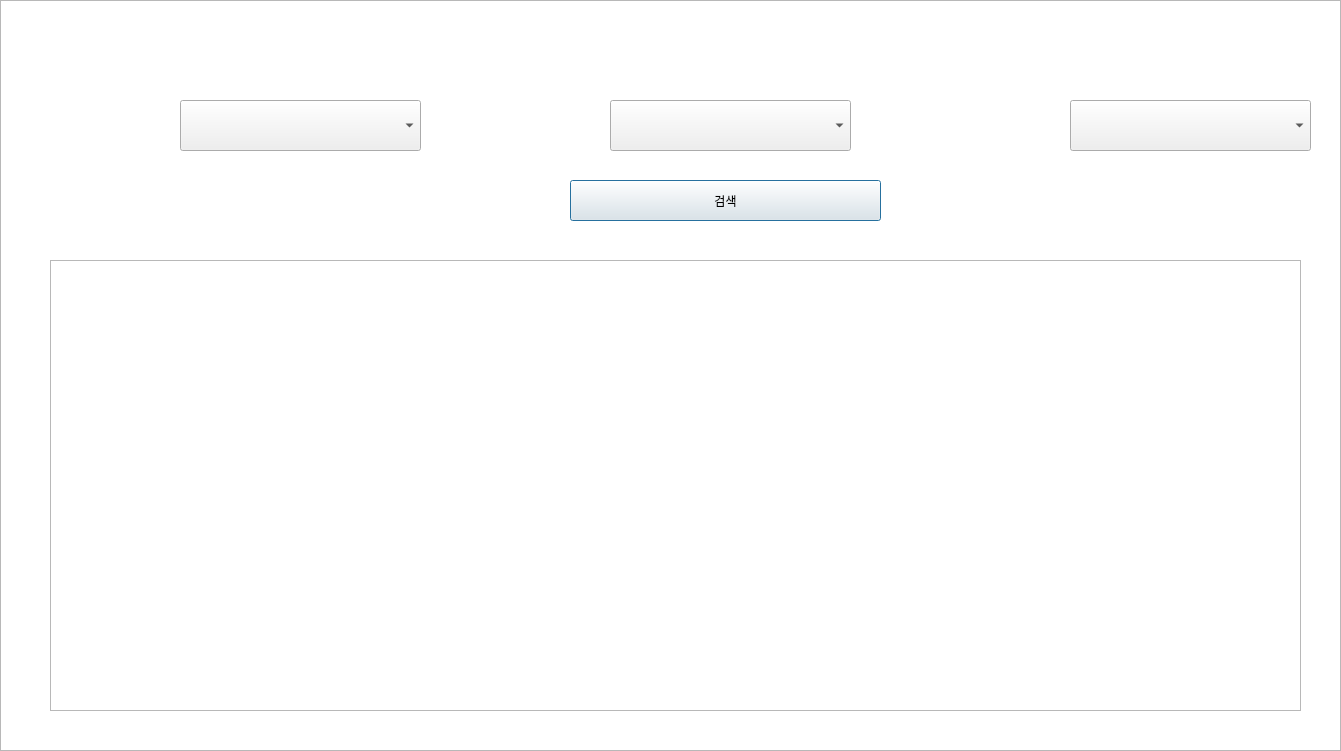
<?xml version="1.0" encoding="UTF-8"?>
<ui version="4.0">
 <class>search</class>
 <widget class="QDialog" name="search">
  <property name="geometry">
   <rect>
    <x>0</x>
    <y>0</y>
    <width>1341</width>
    <height>751</height>
   </rect>
  </property>
  <property name="minimumSize">
   <size>
    <width>1341</width>
    <height>751</height>
   </size>
  </property>
  <property name="maximumSize">
   <size>
    <width>1341</width>
    <height>751</height>
   </size>
  </property>
  <property name="windowTitle">
   <string>Dialog</string>
  </property>
  <widget class="QGraphicsView" name="graphicsView">
   <property name="geometry">
    <rect>
     <x>0</x>
     <y>0</y>
     <width>1341</width>
     <height>751</height>
    </rect>
   </property>
   <property name="minimumSize">
    <size>
     <width>1341</width>
     <height>751</height>
    </size>
   </property>
   <property name="maximumSize">
    <size>
     <width>1341</width>
     <height>751</height>
    </size>
   </property>
   <property name="styleSheet">
    <string notr="true">background-image: url(:/background/KakaoTalk_20200921_163222539.png);</string>
   </property>
  </widget>
  <widget class="QComboBox" name="D_LEADER">
   <property name="geometry">
    <rect>
     <x>180</x>
     <y>100</y>
     <width>241</width>
     <height>51</height>
    </rect>
   </property>
  </widget>
  <widget class="QLabel" name="label">
   <property name="geometry">
    <rect>
     <x>30</x>
     <y>100</y>
     <width>151</width>
     <height>51</height>
    </rect>
   </property>
   <property name="styleSheet">
    <string notr="true">font: 20pt &quot;배달의민족 도현&quot;;
color: rgb(255, 255, 255);</string>
   </property>
   <property name="text">
    <string>LEADER : </string>
   </property>
   <property name="alignment">
    <set>Qt::AlignRight|Qt::AlignTrailing|Qt::AlignVCenter</set>
   </property>
  </widget>
  <widget class="QLabel" name="label_2">
   <property name="geometry">
    <rect>
     <x>460</x>
     <y>100</y>
     <width>151</width>
     <height>51</height>
    </rect>
   </property>
   <property name="styleSheet">
    <string notr="true">font: 20pt &quot;배달의민족 도현&quot;;
color: rgb(255, 255, 255);</string>
   </property>
   <property name="text">
    <string>SECOND : </string>
   </property>
   <property name="alignment">
    <set>Qt::AlignRight|Qt::AlignTrailing|Qt::AlignVCenter</set>
   </property>
  </widget>
  <widget class="QComboBox" name="D_SECOND">
   <property name="geometry">
    <rect>
     <x>610</x>
     <y>100</y>
     <width>241</width>
     <height>51</height>
    </rect>
   </property>
  </widget>
  <widget class="QLabel" name="label_3">
   <property name="geometry">
    <rect>
     <x>920</x>
     <y>100</y>
     <width>151</width>
     <height>51</height>
    </rect>
   </property>
   <property name="styleSheet">
    <string notr="true">font: 20pt &quot;배달의민족 도현&quot;;
color: rgb(255, 255, 255);</string>
   </property>
   <property name="text">
    <string>THIRD : </string>
   </property>
   <property name="alignment">
    <set>Qt::AlignRight|Qt::AlignTrailing|Qt::AlignVCenter</set>
   </property>
  </widget>
  <widget class="QComboBox" name="D_THIRD">
   <property name="geometry">
    <rect>
     <x>1070</x>
     <y>100</y>
     <width>241</width>
     <height>51</height>
    </rect>
   </property>
  </widget>
  <widget class="QPushButton" name="SEARCH">
   <property name="geometry">
    <rect>
     <x>570</x>
     <y>180</y>
     <width>311</width>
     <height>41</height>
    </rect>
   </property>
   <property name="text">
    <string>검색</string>
   </property>
  </widget>
  <widget class="QTextBrowser" name="DISPLAY">
   <property name="geometry">
    <rect>
     <x>50</x>
     <y>260</y>
     <width>1251</width>
     <height>451</height>
    </rect>
   </property>
  </widget>
 </widget>
 <resources>
  <include location="search_background.qrc"/>
 </resources>
 <connections/>
</ui>
